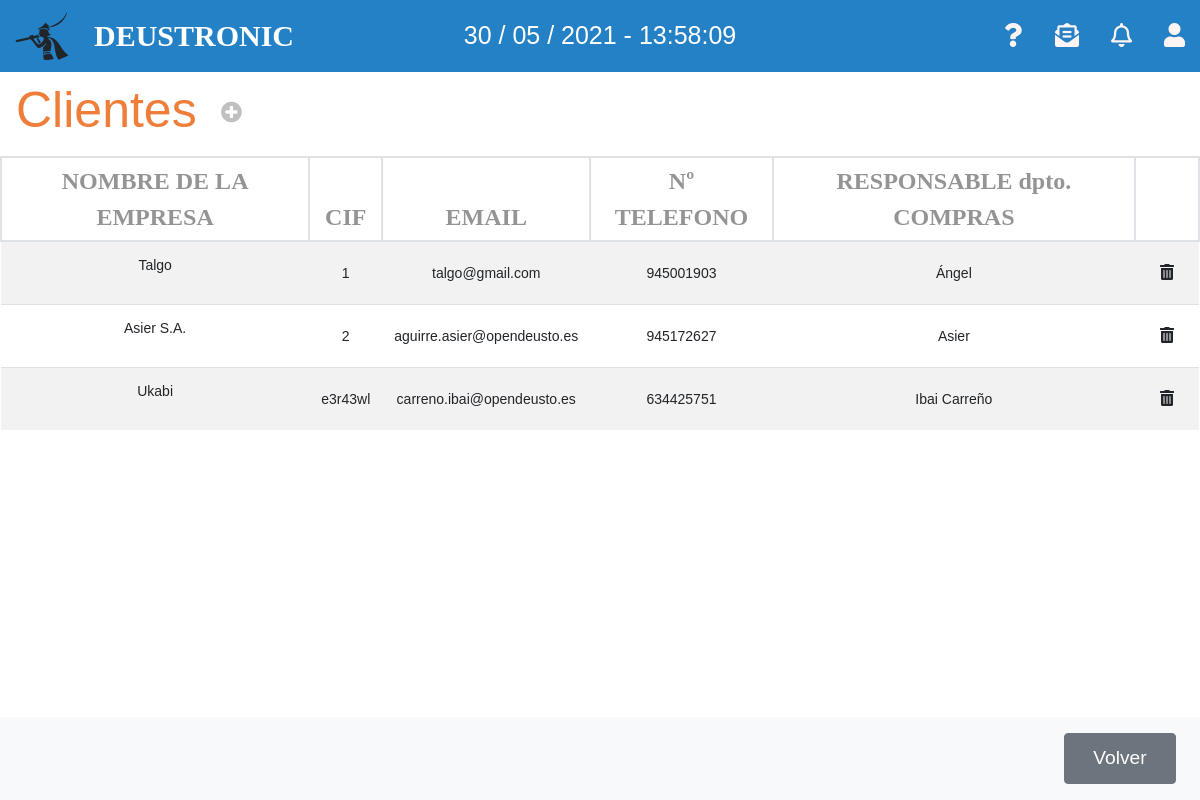
The app's page /appEntrega/clientes/ with its own data.
### appEntrega/models.py (models this page shows, shortened)
class Cliente(models.Model):
    cif = models.CharField(max_length=12, primary_key=True)
    nombre_empresa = models.CharField(max_length=40)
    email = models.EmailField(max_length=254)
    telefono = models.IntegerField(unique=True)
    nombre_cliente = models.CharField(max_length=20)

### appEntrega/views.py (the view)
# urls.py: path('clientes/', ClienteListView.as_view(), name='listaCliente'),
class ClienteListView(ListView):
    model = Cliente
    template_name = 'listaClientes.html'
    context_object_name = 'lista_clientes'

### appEntrega/templates/listaClientes.html (shortened to what this page needs)
{% extends 'base.html' %}
{% block content %}
<div class="">
    <nav class="navbar navbar-light table-navbar">
        <h2 class="orange-color">Clientes</h2>
        <ul class="navbar-nav mr-auto flex-row">
            <li class="nav-item m-0 ml-3">
                <i class="fas fa-plus-circle fa-lg c-grey"
                    onclick="location.href='http://127.0.0.1:8000/appEntrega/clientes/nuevo/'"></i>
            </li>
        </ul>
    </nav>
</div>
<div class="row">
    <div class="col-md-12">
        <table class="table-deustronic table table-striped table-hover">
            <thead>
                <tr>
                    <th>NOMBRE DE LA EMPRESA</th>
                    <th>CIF</th>
                    <th>EMAIL</th>
                    <th>Nº TELEFONO</th>
                    <th>RESPONSABLE dpto. COMPRAS</th>
                    <th></th>
                </tr>
            </thead>
            <tbody>
                {% if lista_clientes %}
                {% for cliente in lista_clientes %}
                <tr ondblclick="location.href='http://127.0.0.1:8000/appEntrega/clientes/{{cliente.pk}}/editar'">
                    <td><p>{{cliente.nombre_empresa}}</p></td>
                    <td>{{cliente.cif}}</td>
                    <td>{{cliente.email}}</td>
                    <td>{{cliente.telefono}}</td>
                    <td>{{cliente.nombre_cliente}}</td>
                    <td><button class="btn"
                            onclick="location.href='http://127.0.0.1:8000/appEntrega/clientes/{{cliente.pk}}/delete/'"><i
                                class="fas fa-trash-alt"></i></button></td>
                </tr>
                {% endfor %}
                {% endif %}
            </tbody>
        </table>
    </div>
</div>
<nav class="navbar navbar-light bg-light fixed-bottom">
    <div class="form-inline ml-auto">
        <button onclick="location.href='http://127.0.0.1:8000/appEntrega'" class="btn boton-nav btn-secondary m-2"
            type="button">Volver</button>
    </div>
</nav>
{% endblock %}

### appEntrega/static/style/styles.css (style rules this page uses)
.orange-color, .orange-color:hover { color: rgb(239, 126, 58) !important; font-weight: 100 !important; }
* { font-family: 'FiraSans-Regular', sans-serif; }
html { overflow-x: hidden; overflow-y: overlay; }
html, body { height: 100%; }
body { margin: 0; }
i { cursor: pointer !important; }
ul { padding: 0 !important; }

### appEntrega/static/style/table.css (style rules this page uses)
table { overflow: scroll; }
table td { vertical-align: middle !important; }
.table-deustronic th { color: #949494; font-weight: bold; font-size: 1.5rem; padding: 5px 10px; border: 2px solid #dee2e6; font-family: FiraSans-Regular, Calibri, Verdana; text-align: center !important; }
.table-deustronic td { font-size: 14px; padding: auto; text-align: center !important; cursor: pointer !important; }
.table-navbar { position: sticky; z-index: 1; top: 0; width: 100%; }

### appEntrega/static/style/productos.css (style rules this page uses)
.navbar-nav .nav-item { padding: 0 .5rem; }
.c-grey { color: silver !important; }
.boton-nav { width: 7rem; height: 3.2rem !important; color: white !important; font-weight: 400; font-size: 1.2rem; text-decoration: none; outline-style: none; }

### appEntrega/static/style/header.css (style rules this page uses)
h2 { padding: 0px; color: #1c3d79; font-size: 50px; font-family: 'Franklin Gothic Medium', 'Arial Narrow', Arial, sans-serif }
li { list-style: none; margin-right: 2rem; }
li:last-of-type { margin-right: 0; }
ul { margin: 0 !important; }

### appEntrega/static/style/modal.css (style rules this page uses)
:root { --lightgray: #efefef; --blue: steelblue; --white: #fff; --black: rgba(0, 0, 0, 0.92); }
* { padding: 0; margin: 0; }

### appEntrega/static/style/settings.css (style rules this page uses)
:root { --font-size: 1; }
body { font-size: calc(var(--font-size) * 1em); }

### records on screen
Cliente: nombre_empresa "Talgo", cif "1", email "talgo@gmail.com", telefono "945001903", nombre_cliente "Ángel"
Cliente: nombre_empresa "Asier S.A.", cif "2", email "aguirre.asier@opendeusto.es", telefono "945172627", nombre_cliente "Asier"
Cliente: nombre_empresa "Ukabi", cif "e3r43wl", email "carreno.ibai@opendeusto.es", telefono "634425751", nombre_cliente "Ibai Carreño"
